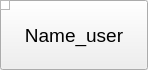
<?xml version="1.0" encoding="UTF-8"?>
<ui version="4.0">
 <class>us_wid</class>
 <widget class="QWidget" name="us_wid">
  <property name="geometry">
   <rect>
    <x>0</x>
    <y>0</y>
    <width>148</width>
    <height>70</height>
   </rect>
  </property>
  <property name="windowTitle">
   <string>Form</string>
  </property>
  <widget class="QPushButton" name="open_chat_with_us_butt">
   <property name="geometry">
    <rect>
     <x>0</x>
     <y>0</y>
     <width>148</width>
     <height>70</height>
    </rect>
   </property>
   <property name="font">
    <font>
     <pointsize>14</pointsize>
    </font>
   </property>
   <property name="text">
    <string>Name_user</string>
   </property>
  </widget>
  <widget class="QGraphicsView" name="status_us">
   <property name="geometry">
    <rect>
     <x>0</x>
     <y>0</y>
     <width>10</width>
     <height>10</height>
    </rect>
   </property>
  </widget>
 </widget>
 <resources/>
 <connections/>
</ui>
